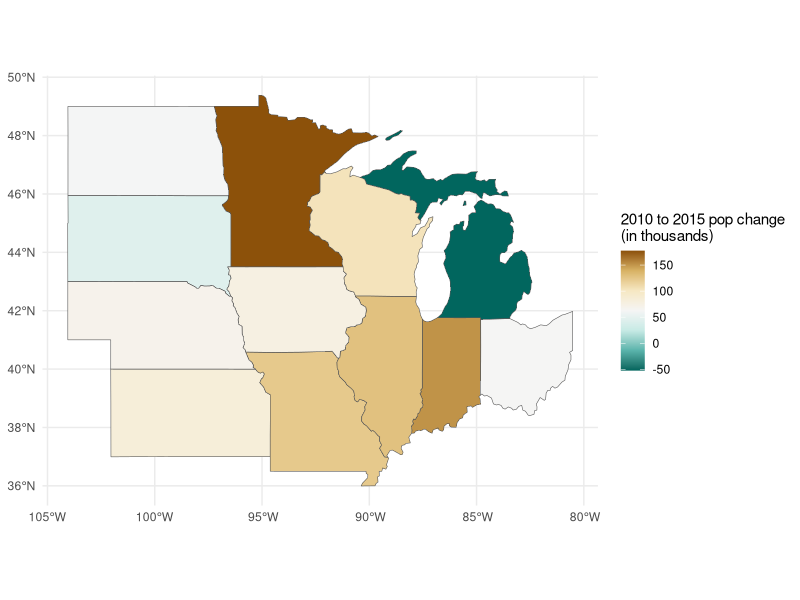
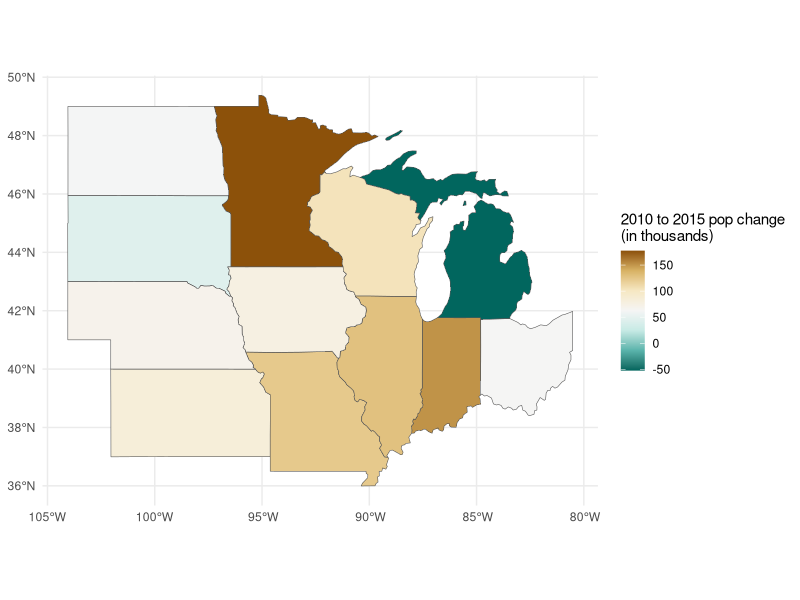
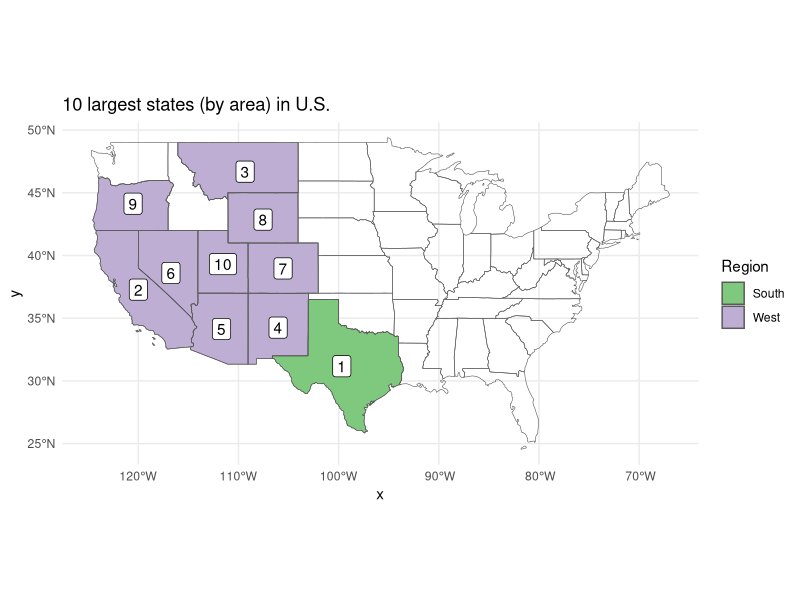

Generate these figures, in order, with R:
## ---- chunk 1
library(sf)
library(dplyr)
library(ggplot2)

library(spData)
data("us_states")
## ---- chunk 2
summary(us_states)
## ---- chunk 3
glimpse(us_states[,1])
## ---- chunk 4
#| echo: false
#| caption: From Geocomputation with R (CC-BY-ND)
knitr::kable(
  tibble(
    Symbol = c("`==`", "`!=`", "`>`, `<`", "`>=`, `<=`", "`&`, <code>|</code>, `!`"),
    Name = c(
      "Equal to", "Not equal to", "Greater/Less than",
      "Greater/Less than or equal",
      "Logical operators: And, Or, Not"
    )
  ),
  caption = paste(
    "Comparison operators that return Booleans",
    "(TRUE/FALSE)."
  ),
  caption.short = "Comparison operators that return Booleans.",
  booktabs = TRUE
)
## ---- chunk 5
# convert area to square miles and add as new column
us_states$AREA <- units::set_units(us_states$AREA, "mi^2")

# scale 2010 population into thousands
us_states$total_pop_10_scaled = us_states$total_pop_10 / 1000
## ---- chunk 6
us_states <-
  mutate(
    .data = us_states,
    total_pop_change_10_15 = total_pop_15 - total_pop_10,
    .after = total_pop_15
  )
## ---- chunk 7
us_states %>% 
  filter(REGION == "Midwest") %>% 
  mutate(
    total_pop_change_10_15 = total_pop_change_10_15 / 1000
  )
## ---- chunk 8
#| echo: false
theme_set(theme_minimal())
## ---- chunk 9
#| output-location: slide
us_states %>% 
  filter(REGION == "Midwest") %>% 
  mutate(
    total_pop_change_10_15 = total_pop_change_10_15 / 1000
  ) %>% 
  ggplot() +
  geom_sf(aes(fill = total_pop_change_10_15)) +
  scale_fill_distiller(type = "div") +
  labs(fill = "2010 to 2015 pop change\n(in thousands)")
## ---- chunk 10
#| output-location: slide
ggplot(data = us_states %>% filter(REGION == "Midwest")) +
  geom_sf(aes(fill = total_pop_change_10_15 / 1000)) +
  scale_fill_distiller(type = "div") +
  labs(fill = "2010 to 2015 pop change\n(in thousands)")
## ---- chunk 11
#| output-location: slide
us_states %>% 
  arrange(desc(AREA)) %>% 
  rename(Region = REGION) %>% 
  slice_head(n = 10) %>% 
  mutate(
    rank = row_number()
  ) %>% 
  ggplot() +
  geom_sf(aes(fill = Region)) +
  geom_sf_label(aes(label = rank)) +
  scale_fill_brewer(type = "qual") +
  geom_sf(data = us_states, fill = NA) +
  labs(title = "10 largest states (by area) in U.S.")
